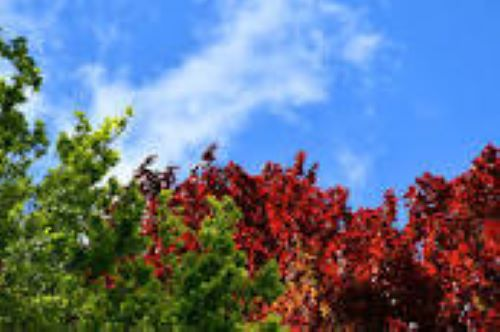
#> input picture practice/nature.jpg, 500 x 332 px
$ python histogram.py
#> lines starting #> are read from the running program, lines starting #| are printed output that depends on the picture
import cv2 as cv
import matplotlib.pyplot as plt
import numpy as np

img = cv.imread('nature.jpg')
#> img is the input picture: shape (332, 500, 3); mean B, G, R 137.6, 115.3, 100.6

# Grayscale histogram
gray=cv.cvtColor(img,cv.COLOR_RGB2GRAY)
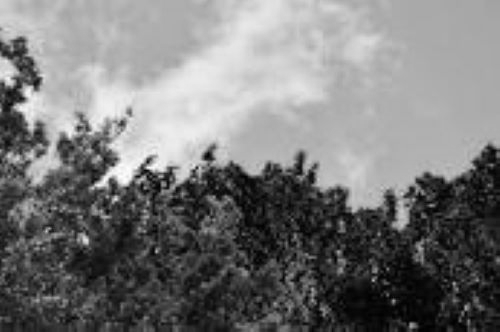
#> gray: shape (332, 500); min 0, max 254, mean 120.2
gray_hist=cv.calcHist([gray],[0],None,[256],[0,256])
#> gray_hist = 256 values, max 3871 at index 176, min 0 at index 255, mean 648.4
plt.figure()
plt.title('Gray Histogram')
plt.xlabel('Bins')
plt.ylabel('# of pixels')
plt.plot(gray_hist)
plt.xlim([0,256])

# RGB histogram
'''
blank=np.zeros(img.shape[:2],dtype='uint8')
circle=cv.circle(blank.copy(),[img.shape[1]//2,img.shape[0]//2],200,255,-1)
mask=cv.bitwise_and(img,img,mask=circle)'''
plt.figure()
plt.title('RGB Histogram')
plt.xlabel('Bins')
plt.ylabel('# of pixels')
colors=('b','g','r')
for i,col in enumerate(colors):
    hist=cv.calcHist([img],[i],None,[256],[0,256])
    plt.plot(hist,color=col)
    plt.xlim([0,256])
plt.show()
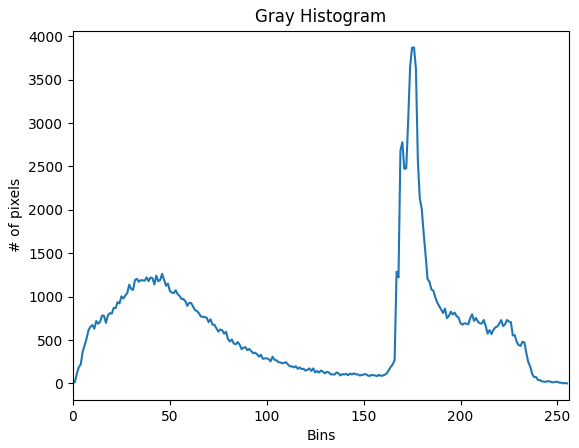
#> figure drawn by matplotlib, 1 panel; curve peaks at x = 176, y = 3871
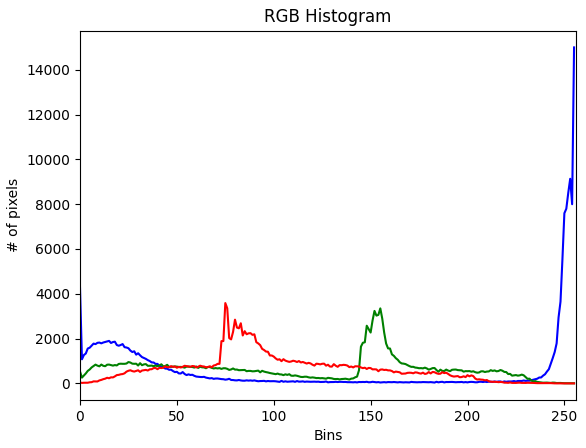
#> figure drawn by matplotlib, 1 panel; curve peaks at x = 255, y = 14996; curve peaks at x = 155, y = 3348; curve peaks at x = 75, y = 3586

$ run again, with practice/cat.jpg copied over practice/nature.jpg
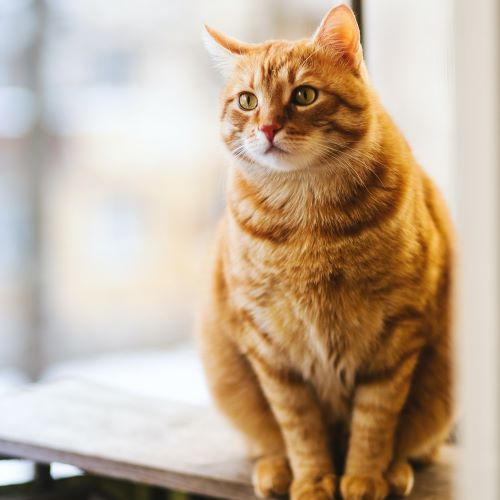
#> input picture practice/cat.jpg, 500 x 500 px
#> img is the input picture: shape (500, 500, 3); mean B, G, R 151.1, 173.1, 193.6
#> `gray=cv.cvtColor(img,cv.COLOR_RGB2GRAY)`:
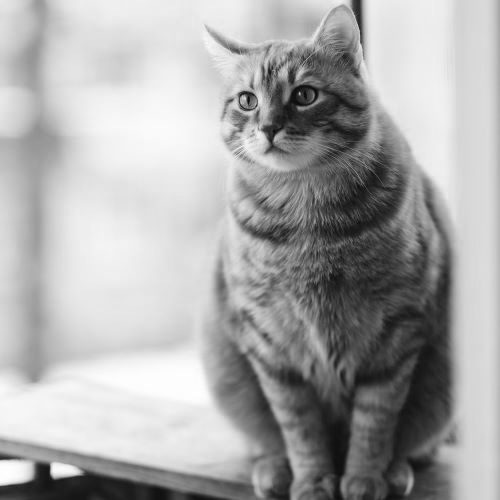
#> gray: shape (500, 500); min 8, max 254, mean 168.8
#> gray_hist = 256 values, max 3978 at index 237, min 0 at index 0, mean 976.6
#> `plt.show()`:
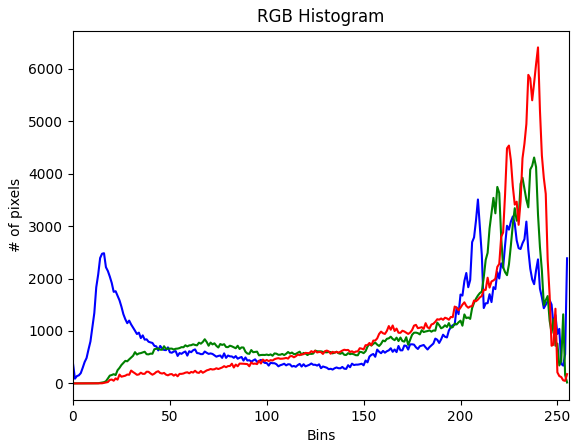
#> figure drawn by matplotlib, 1 panel; curve peaks at x = 209, y = 3509; curve peaks at x = 238, y = 4310; curve peaks at x = 240, y = 6411

$ run again, with practice/face.jpg copied over practice/nature.jpg
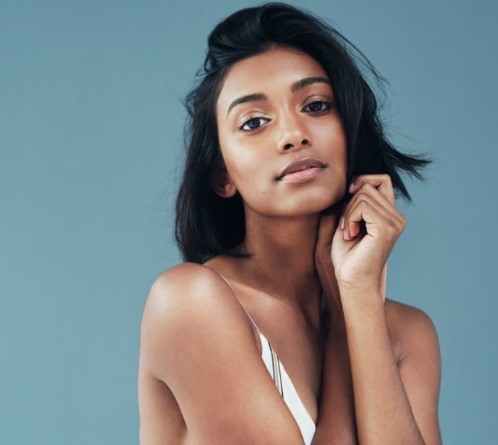
#> input picture practice/face.jpg, 498 x 445 px
#> img is the input picture: shape (445, 498, 3); mean B, G, R 135, 132.1, 123.7
#> `gray=cv.cvtColor(img,cv.COLOR_RGB2GRAY)`:
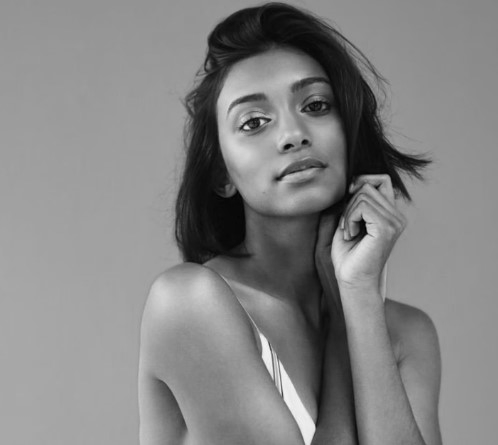
#> gray: shape (445, 498); min 2, max 245, mean 132
#> gray_hist = 256 values, max 8037 at index 149, min 0 at index 0, mean 865.7
#> `plt.show()`:
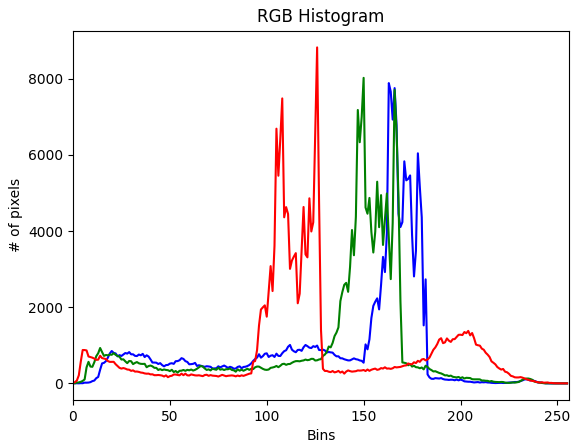
#> figure drawn by matplotlib, 1 panel; curve peaks at x = 163, y = 7888; curve peaks at x = 150, y = 8026; curve peaks at x = 126, y = 8826
